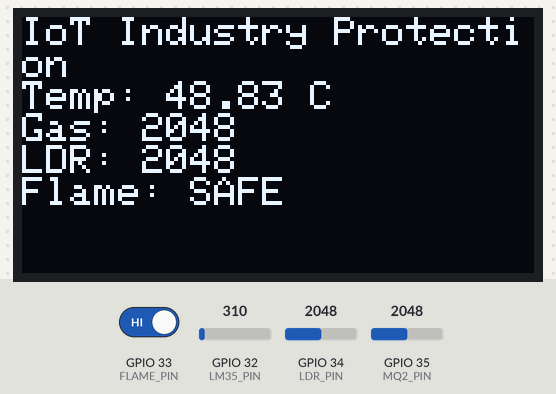
A sketch run on a simulated ESP32. Shown: 128×64 one-colour display. The test bench sets the inputs (shaded band); at power-on: GPIO 33 (FLAME_PIN) HIGH, GPIO 32 (LM35_PIN) = 310, GPIO 34 (LDR_PIN) = 2048, GPIO 35 (MQ2_PIN) = 2048. WiFi joins after 1.5 s; servers stay silent unless stated; web services answer with replies made up by the test bench; what the sketch prints to the serial monitor is not drawn.

Above: at 4.7 s.
4.8 s: GPIO 33 (FLAME_PIN) driven LOW
At 7.1 s:
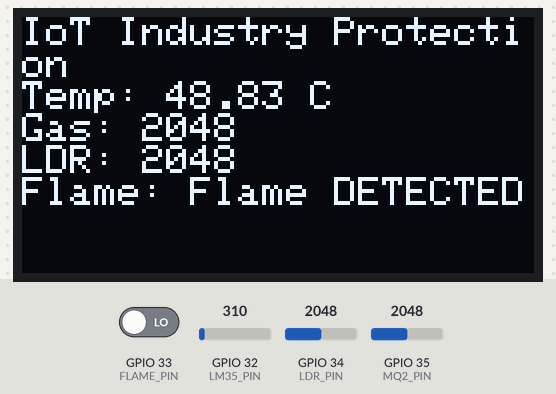
7.7 s: GPIO 32 (LM35_PIN) set to 372
At 8.5 s:
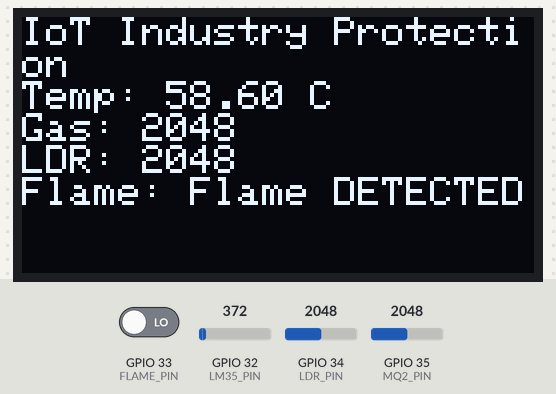
10.6 s: GPIO 34 (LDR_PIN) set to 2866
At 13.8 s:
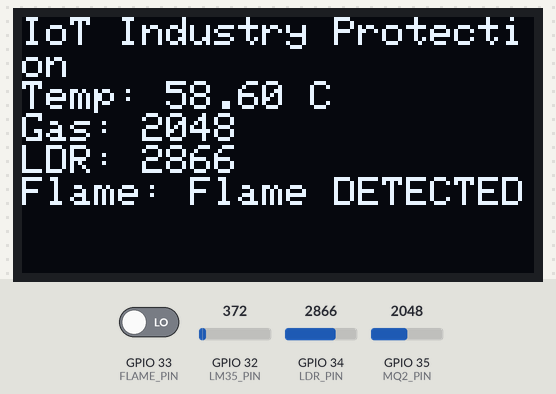
14.1 s: GPIO 35 (MQ2_PIN) set to 2866
At 15.3 s:
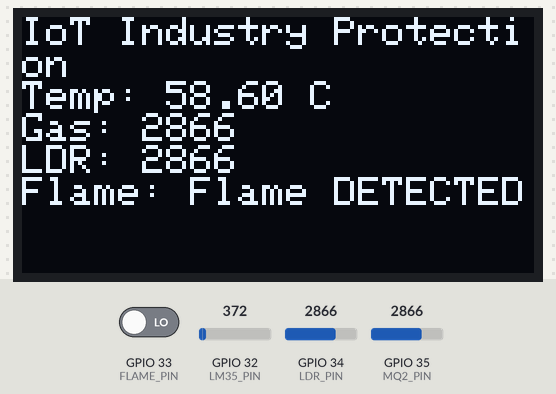
17.0 s: GPIO 32 (LM35_PIN) set to 434
At 20.5 s:
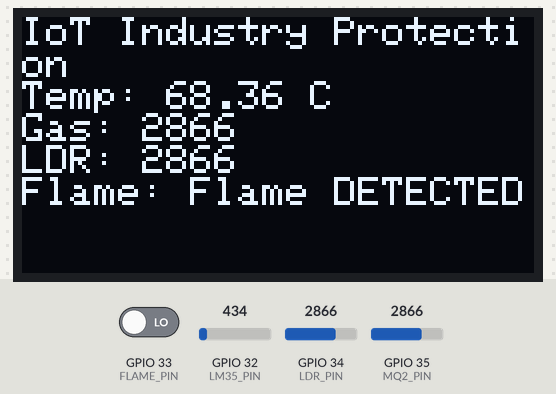
20.8 s: GPIO 34 (LDR_PIN) set to 3603
At 22.0 s:
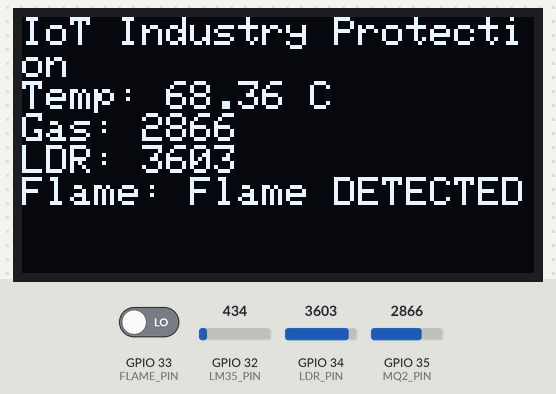
Timing chart, 0 to 23.8 s (numbered marks = the images above; inputs shaded):
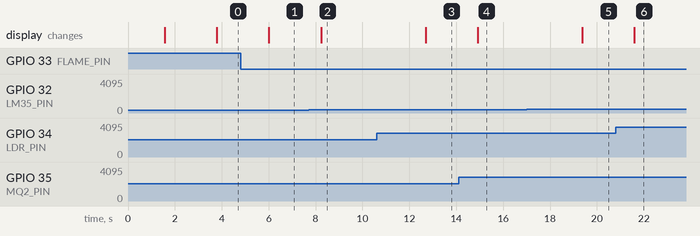

The sketch:

IoT_Indusrty_Protection_System.ino
```cpp
#include <Wire.h>
#include <Adafruit_GFX.h>
#include <Adafruit_SSD1306.h>
#include <HTTPClient.h>

// WiFi Credentials
const char* ssid = "Meetvyas";
const char* password = "meet2004";

// ThingSpeak API
const char* server = "http://api.thingspeak.com/update";
const char* apiKey = "JZ8S60YP8RSBRDS0";  // Replace with your ThingSpeak Write API Key

#define SCREEN_WIDTH 128
#define SCREEN_HEIGHT 64
#define OLED_RESET -1

Adafruit_SSD1306 display(SCREEN_WIDTH, SCREEN_HEIGHT, &Wire, OLED_RESET);

// Sensor Pins
#define LDR_PIN     34
#define MQ2_PIN     35
#define LM35_PIN    32
#define FLAME_PIN   33

void setup() {
  Serial.begin(115200);

  WiFi.begin(ssid, password);
  Serial.print("Connecting to WiFi");
  while (WiFi.status() != WL_CONNECTED) {
    delay(500);
    Serial.print(".");
  }
  Serial.println("\nWiFi Connected!");


  // OLED Setup
  if (!display.begin(SSD1306_SWITCHCAPVCC, 0x3C)) { // Address 0x3C for I2C OLED
    Serial.println(F("OLED not found"));
    while (true);
  }
  display.clearDisplay();
  display.setTextSize(1);
  display.setTextColor(SSD1306_WHITE);

  // Sensor Pins
  pinMode(FLAME_PIN, INPUT);

  display.println("IoT Industry Protection");
  display.println("System Starting...");
  display.display();
  delay(2000);
}

void loop() {
  int ldr = analogRead(LDR_PIN);
  int gas = analogRead(MQ2_PIN);
  int tempADC = analogRead(LM35_PIN);
  float voltage = (tempADC / 2095.0) * 3.3;
  float temperature = voltage * 100.0; // LM35 → 10mV per °C
  int flame = digitalRead(FLAME_PIN);

  // Print to Serial
  Serial.print("Temp: "); Serial.print(temperature); Serial.print(" °C | ");
  Serial.print("Gas: "); Serial.print(gas); Serial.print(" | ");
  Serial.print("LDR: "); Serial.print(ldr); Serial.print(" | ");
  Serial.print("Flame: "); Serial.println(flame == LOW ? "DETECTED" : "SAFE");

   if (WiFi.status() == WL_CONNECTED) {
    HTTPClient http;
    String url = String(server) + "?api_key=" + apiKey +
                 "&field1=" + String(temperature) +
                 "&field2=" + String(gas) +
                 "&field3=" + String(ldr) +
                 "&field4=" + String(flame == LOW ? 1 : 0);  // 1 = flame

    http.begin(url);
    int httpCode = http.GET();
    if (httpCode > 0) {
      Serial.println("Data sent to ThingSpeak.");
    } else {
      Serial.println("Failed to send data.");
    }
    http.end();
  } else {
    Serial.println("WiFi not connected.");
  }
  // Print to OLED
  display.clearDisplay();
  display.setCursor(0, 0);
  display.println("IoT Industry Protection");
  display.print("Temp: "); display.print(temperature); display.println(" C");
  display.print("Gas: "); display.println(gas);
  display.print("LDR: "); display.println(ldr);
  display.print("Flame: ");
  display.println(flame == LOW ? "Flame DETECTED" : "SAFE");
  display.display();

  delay(2000);
}
```

Measured:
- after the input at 4.8 s, the display: changes after 1.2 s (image 1)
- after the input at 7.7 s, the display: changes after 0.54 s (image 2)
- after the input at 10.6 s, the display: changes after 2.1 s (image 3)
- after the input at 14.1 s, the display: changes after 0.82 s (image 4)
- after the input at 17.0 s, the display: changes after 2.4 s (image 5)
- after the input at 20.8 s, the display: changes after 0.80 s (image 6)
